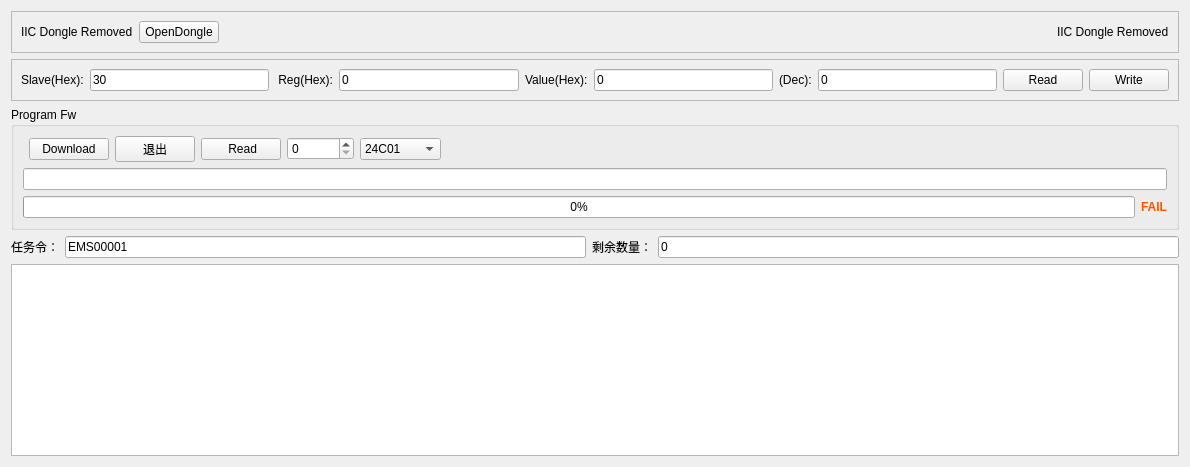
      <widget class="QWidget" name="tab">
       <attribute name="title">
        <string>EEprom</string>
       </attribute>
       <layout class="QGridLayout" name="gridLayout_2">
        <item row="0" column="0" colspan="4">
         <widget class="QFrame" name="frame_2">
          <property name="frameShape">
           <enum>QFrame::StyledPanel</enum>
          </property>
          <property name="frameShadow">
           <enum>QFrame::Raised</enum>
          </property>
          <layout class="QHBoxLayout" name="horizontalLayout_7">
           <item>
            <widget class="QLabel" name="commdongleCheckLable_2">
             <property name="text">
              <string>IIC Dongle Removed</string>
             </property>
            </widget>
           </item>
           <item>
            <widget class="QPushButton" name="btnOpenDongle">
             <property name="text">
              <string>OpenDongle</string>
             </property>
            </widget>
           </item>
           <item>
            <spacer name="horizontalSpacer_2">
             <property name="orientation">
              <enum>Qt::Horizontal</enum>
             </property>
             <property name="sizeHint" stdset="0">
              <size>
               <width>832</width>
               <height>20</height>
              </size>
             </property>
            </spacer>
           </item>
           <item>
            <widget class="QLabel" name="commdongleCheckLable">
             <property name="text">
              <string>IIC Dongle Removed</string>
             </property>
            </widget>
           </item>
          </layout>
         </widget>
        </item>
        <item row="1" column="0" colspan="4">
         <widget class="QFrame" name="frame_20">
          <property name="frameShape">
           <enum>QFrame::StyledPanel</enum>
          </property>
          <property name="frameShadow">
           <enum>QFrame::Raised</enum>
          </property>
          <layout class="QHBoxLayout" name="horizontalLayout_8">
           <item>
            <widget class="QLabel" name="label_56">
             <property name="text">
              <string>Slave(Hex):</string>
             </property>
            </widget>
           </item>
           <item>
            <widget class="QLineEdit" name="commSlavevalueDecInput">
             <property name="text">
              <string>30</string>
             </property>
            </widget>
           </item>
           <item>
            <widget class="QLabel" name="label_60">
             <property name="text">
              <string> Reg(Hex):</string>
             </property>
            </widget>
           </item>
           <item>
            <widget class="QLineEdit" name="commregAddrInput">
             <property name="text">
              <string>0</string>
             </property>
            </widget>
           </item>
           <item>
            <widget class="QLabel" name="label_57">
             <property name="text">
              <string>Value(Hex):</string>
             </property>
            </widget>
           </item>
           <item>
            <widget class="QLineEdit" name="commregvalueHexInput">
             <property name="text">
              <string>0</string>
             </property>
            </widget>
           </item>
           <item>
            <widget class="QLabel" name="label_58">
             <property name="text">
              <string>(Dec):</string>
             </property>
            </widget>
           </item>
           <item>
            <widget class="QLineEdit" name="commregvalueDecInput">
             <property name="text">
              <string>0</string>
             </property>
            </widget>
           </item>
           <item>
            <widget class="QPushButton" name="btnReadCommRegister">
             <property name="text">
              <string>Read</string>
             </property>
            </widget>
           </item>
           <item>
            <widget class="QPushButton" name="btnWriteCommRegister">
             <property name="text">
              <string>Write</string>
             </property>
            </widget>
           </item>
          </layout>
         </widget>
        </item>
        <item row="2" column="0" colspan="4">
         <widget class="QGroupBox" name="groupBox_6">
          <property name="title">
           <string>Program Fw</string>
          </property>
          <layout class="QGridLayout" name="gridLayout_27">
           <item row="0" column="2">
            <widget class="QPushButton" name="btnExit">
             <property name="text">
              <string>退出</string>
             </property>
            </widget>
           </item>
           <item row="2" column="7">
            <widget class="QLabel" name="commDownRet">
             <property name="palette">
              <palette>
               <active>
                <colorrole role="WindowText">
                 <brush brushstyle="SolidPattern">
                  <color alpha="255">
                   <red>255</red>
                   <green>85</green>
                   <blue>0</blue>
                  </color>
                 </brush>
                </colorrole>
                <colorrole role="Button">
                 <brush brushstyle="SolidPattern">
                  <color alpha="255">
                   <red>255</red>
                   <green>85</green>
                   <blue>0</blue>
                  </color>
                 </brush>
                </colorrole>
                <colorrole role="Light">
                 <brush brushstyle="SolidPattern">
                  <color alpha="255">
                   <red>255</red>
                   <green>170</green>
                   <blue>127</blue>
                  </color>
                 </brush>
                </colorrole>
                <colorrole role="Midlight">
                 <brush brushstyle="SolidPattern">
                  <color alpha="255">
                   <red>255</red>
                   <green>127</green>
                   <blue>63</blue>
                  </color>
                 </brush>
                </colorrole>
                <colorrole role="Dark">
                 <brush brushstyle="SolidPattern">
                  <color alpha="255">
                   <red>127</red>
                   <green>42</green>
                   <blue>0</blue>
                  </color>
                 </brush>
                </colorrole>
                <colorrole role="Mid">
                 <brush brushstyle="SolidPattern">
                  <color alpha="255">
                   <red>170</red>
                   <green>56</green>
                   <blue>0</blue>
                  </color>
                 </brush>
                </colorrole>
                <colorrole role="Text">
                 <brush brushstyle="SolidPattern">
                  <color alpha="255">
                   <red>0</red>
                   <green>0</green>
                   <blue>0</blue>
                  </color>
                 </brush>
                </colorrole>
                <colorrole role="BrightText">
                 <brush brushstyle="SolidPattern">
                  <color alpha="255">
                   <red>255</red>
                   <green>255</green>
                   <blue>255</blue>
                  </color>
                 </brush>
                </colorrole>
                <colorrole role="ButtonText">
                 <brush brushstyle="SolidPattern">
                  <color alpha="255">
                   <red>0</red>
                   <green>0</green>
                   <blue>0</blue>
                  </color>
                 </brush>
                </colorrole>
                <colorrole role="Base">
                 <brush brushstyle="SolidPattern">
                  <color alpha="255">
                   <red>255</red>
                   <green>255</green>
                   <blue>255</blue>
                  </color>
                 </brush>
                </colorrole>
                <colorrole role="Window">
                 <brush brushstyle="SolidPattern">
                  <color alpha="255">
                   <red>255</red>
                   <green>85</green>
                   <blue>0</blue>
                  </color>
                 </brush>
                </colorrole>
                <colorrole role="Shadow">
                 <brush brushstyle="SolidPattern">
                  <color alpha="255">
                   <red>0</red>
                   <green>0</green>
                   <blue>0</blue>
                  </color>
                 </brush>
                </colorrole>
                <colorrole role="AlternateBase">
                 <brush brushstyle="SolidPattern">
                  <color alpha="255">
                   <red>255</red>
                   <green>170</green>
                   <blue>127</blue>
                  </color>
                 </brush>
                </colorrole>
                <colorrole role="ToolTipBase">
                 <brush brushstyle="SolidPattern">
                  <color alpha="255">
                   <red>255</red>
                   <green>255</green>
                   <blue>220</blue>
                  </color>
                 </brush>
                </colorrole>
                <colorrole role="ToolTipText">
                 <brush brushstyle="SolidPattern">
                  <color alpha="255">
                   <red>0</red>
                   <green>0</green>
                   <blue>0</blue>
                  </color>
                 </brush>
                </colorrole>
                <colorrole role="PlaceholderText">
                 <brush brushstyle="SolidPattern">
                  <color alpha="128">
                   <red>0</red>
                   <green>0</green>
                   <blue>0</blue>
                  </color>
                 </brush>
                </colorrole>
               </active>
               <inactive>
                <colorrole role="WindowText">
                 <brush brushstyle="SolidPattern">
                  <color alpha="255">
                   <red>255</red>
                   <green>85</green>
                   <blue>0</blue>
                  </color>
                 </brush>
                </colorrole>
                <colorrole role="Button">
                 <brush brushstyle="SolidPattern">
                  <color alpha="255">
                   <red>255</red>
                   <green>85</green>
                   <blue>0</blue>
                  </color>
                 </brush>
                </colorrole>
                <colorrole role="Light">
                 <brush brushstyle="SolidPattern">
                  <color alpha="255">
                   <red>255</red>
                   <green>170</green>
                   <blue>127</blue>
                  </color>
                 </brush>
                </colorrole>
                <colorrole role="Midlight">
                 <brush brushstyle="SolidPattern">
                  <color alpha="255">
                   <red>255</red>
                   <green>127</green>
                   <blue>63</blue>
                  </color>
                 </brush>
                </colorrole>
                <colorrole role="Dark">
                 <brush brushstyle="SolidPattern">
                  <color alpha="255">
                   <red>127</red>
                   <green>42</green>
                   <blue>0</blue>
                  </color>
                 </brush>
                </colorrole>
                <colorrole role="Mid">
                 <brush brushstyle="SolidPattern">
                  <color alpha="255">
                   <red>170</red>
                   <green>56</green>
                   <blue>0</blue>
                  </color>
                 </brush>
                </colorrole>
                <colorrole role="Text">
                 <brush brushstyle="SolidPattern">
                  <color alpha="255">
                   <red>0</red>
                   <green>0</green>
                   <blue>0</blue>
                  </color>
                 </brush>
                </colorrole>
                <colorrole role="BrightText">
                 <brush brushstyle="SolidPattern">
                  <color alpha="255">
                   <red>255</red>
                   <green>255</green>
                   <blue>255</blue>
                  </color>
                 </brush>
                </colorrole>
                <colorrole role="ButtonText">
                 <brush brushstyle="SolidPattern">
                  <color alpha="255">
                   <red>0</red>
                   <green>0</green>
                   <blue>0</blue>
                  </color>
                 </brush>
                </colorrole>
                <colorrole role="Base">
                 <brush brushstyle="SolidPattern">
                  <color alpha="255">
                   <red>255</red>
                   <green>255</green>
                   <blue>255</blue>
                  </color>
                 </brush>
                </colorrole>
                <colorrole role="Window">
                 <brush brushstyle="SolidPattern">
                  <color alpha="255">
                   <red>255</red>
                   <green>85</green>
                   <blue>0</blue>
                  </color>
                 </brush>
                </colorrole>
                <colorrole role="Shadow">
                 <brush brushstyle="SolidPattern">
                  <color alpha="255">
                   <red>0</red>
                   <green>0</green>
                   <blue>0</blue>
                  </color>
                 </brush>
                </colorrole>
                <colorrole role="AlternateBase">
                 <brush brushstyle="SolidPattern">
                  <color alpha="255">
                   <red>255</red>
                   <green>170</green>
                   <blue>127</blue>
                  </color>
                 </brush>
                </colorrole>
                <colorrole role="ToolTipBase">
                 <brush brushstyle="SolidPattern">
                  <color alpha="255">
                   <red>255</red>
                   <green>255</green>
                   <blue>220</blue>
                  </color>
                 </brush>
                </colorrole>
                <colorrole role="ToolTipText">
                 <brush brushstyle="SolidPattern">
                  <color alpha="255">
                   <red>0</red>
                   <green>0</green>
                   <blue>0</blue>
                  </color>
                 </brush>
                </colorrole>
                <colorrole role="PlaceholderText">
                 <brush brushstyle="SolidPattern">
                  <color alpha="128">
                   <red>0</red>
                   <green>0</green>
                   <blue>0</blue>
                  </color>
                 </brush>
                </colorrole>
               </inactive>
               <disabled>
                <colorrole role="WindowText">
                 <brush brushstyle="SolidPattern">
                  <color alpha="255">
                   <red>127</red>
                   <green>42</green>
                   <blue>0</blue>
                  </color>
                 </brush>
                </colorrole>
                <colorrole role="Button">
                 <brush brushstyle="SolidPattern">
                  <color alpha="255">
                   <red>255</red>
                   <green>85</green>
                   <blue>0</blue>
                  </color>
                 </brush>
                </colorrole>
                <colorrole role="Light">
                 <brush brushstyle="SolidPattern">
                  <color alpha="255">
                   <red>255</red>
                   <green>170</green>
                   <blue>127</blue>
                  </color>
                 </brush>
                </colorrole>
                <colorrole role="Midlight">
                 <brush brushstyle="SolidPattern">
                  <color alpha="255">
                   <red>255</red>
                   <green>127</green>
                   <blue>63</blue>
                  </color>
                 </brush>
                </colorrole>
                <colorrole role="Dark">
                 <brush brushstyle="SolidPattern">
                  <color alpha="255">
                   <red>127</red>
                   <green>42</green>
                   <blue>0</blue>
                  </color>
                 </brush>
                </colorrole>
                <colorrole role="Mid">
                 <brush brushstyle="SolidPattern">
                  <color alpha="255">
                   <red>170</red>
                   <green>56</green>
                   <blue>0</blue>
                  </color>
                 </brush>
                </colorrole>
                <colorrole role="Text">
                 <brush brushstyle="SolidPattern">
                  <color alpha="255">
                   <red>127</red>
                   <green>42</green>
                   <blue>0</blue>
                  </color>
                 </brush>
                </colorrole>
                <colorrole role="BrightText">
                 <brush brushstyle="SolidPattern">
                  <color alpha="255">
                   <red>255</red>
                   <green>255</green>
                   <blue>255</blue>
                  </color>
                 </brush>
                </colorrole>
                <colorrole role="ButtonText">
                 <brush brushstyle="SolidPattern">
                  <color alpha="255">
                   <red>127</red>
                   <green>42</green>
                   <blue>0</blue>
                  </color>
                 </brush>
                </colorrole>
                <colorrole role="Base">
                 <brush brushstyle="SolidPattern">
                  <color alpha="255">
                   <red>255</red>
                   <green>85</green>
                   <blue>0</blue>
                  </color>
                 </brush>
                </colorrole>
                <colorrole role="Window">
                 <brush brushstyle="SolidPattern">
                  <color alpha="255">
                   <red>255</red>
                   <green>85</green>
                   <blue>0</blue>
                  </color>
                 </brush>
                </colorrole>
                <colorrole role="Shadow">
                 <brush brushstyle="SolidPattern">
                  <color alpha="255">
                   <red>0</red>
                   <green>0</green>
                   <blue>0</blue>
                  </color>
                 </brush>
                </colorrole>
                <colorrole role="AlternateBase">
                 <brush brushstyle="SolidPattern">
                  <color alpha="255">
                   <red>255</red>
                   <green>85</green>
                   <blue>0</blue>
                  </color>
                 </brush>
                </colorrole>
                <colorrole role="ToolTipBase">
                 <brush brushstyle="SolidPattern">
                  <color alpha="255">
                   <red>255</red>
                   <green>255</green>
                   <blue>220</blue>
                  </color>
                 </brush>
                </colorrole>
                <colorrole role="ToolTipText">
                 <brush brushstyle="SolidPattern">
                  <color alpha="255">
                   <red>0</red>
                   <green>0</green>
                   <blue>0</blue>
                  </color>
                 </brush>
                </colorrole>
                <colorrole role="PlaceholderText">
                 <brush brushstyle="SolidPattern">
                  <color alpha="128">
                   <red>0</red>
                   <green>0</green>
                   <blue>0</blue>
                  </color>
                 </brush>
                </colorrole>
               </disabled>
              </palette>
             </property>
             <property name="font">
              <font>
               <weight>75</weight>
               <bold>true</bold>
              </font>
             </property>
             <property name="text">
              <string>FAIL</string>
             </property>
            </widget>
           </item>
           <item row="0" column="3">
            <widget class="QPushButton" name="ReadFw">
             <property name="text">
              <string> Read</string>
             </property>
            </widget>
           </item>
           <item row="0" column="1">
            <widget class="QPushButton" name="btnDownloadHex">
             <property name="text">
              <string>Download</string>
             </property>
            </widget>
           </item>
           <item row="1" column="0" colspan="8">
            <widget class="QLineEdit" name="RxHexFwPath">
             <property name="text">
              <string/>
             </property>
             <property name="readOnly">
              <bool>true</bool>
             </property>
            </widget>
           </item>
           <item row="0" column="4">
            <widget class="QSpinBox" name="commreadLen">
             <property name="maximum">
              <number>429496729</number>
             </property>
            </widget>
           </item>
           <item row="0" column="5">
            <widget class="QComboBox" name="eepSelect">
             <property name="currentText">
              <string>24C01</string>
             </property>
             <item>
              <property name="text">
               <string>24C01</string>
              </property>
             </item>
             <item>
              <property name="text">
               <string>24C02</string>
              </property>
             </item>
             <item>
              <property name="text">
               <string>24C04</string>
              </property>
             </item>
             <item>
              <property name="text">
               <string>24C08</string>
              </property>
             </item>
             <item>
              <property name="text">
               <string>24C16</string>
              </property>
             </item>
             <item>
              <property name="text">
               <string>24C32</string>
              </property>
             </item>
             <item>
              <property name="text">
               <string>24C64</string>
              </property>
             </item>
             <item>
              <property name="text">
               <string>24C128</string>
              </property>
             </item>
             <item>
              <property name="text">
               <string>24C256</string>
              </property>
             </item>
             <item>
              <property name="text">
               <string>24C512</string>
              </property>
             </item>
             <item>
              <property name="text">
               <string>24C1024</string>
              </property>
             </item>
             <item>
              <property name="text">
               <string>24C2048</string>
              </property>
             </item>
             <item>
              <property name="text">
               <string>24C4096</string>
              </property>
             </item>
            </widget>
           </item>
           <item row="2" column="0" colspan="7">
            <widget class="QProgressBar" name="commdownprogressBar">
             <property name="value">
              <number>0</number>
             </property>
            </widget>
           </item>
           <item row="0" column="6">
            <spacer name="horizontalSpacer_4">
             <property name="orientation">
              <enum>Qt::Horizontal</enum>
             </property>
             <property name="sizeHint" stdset="0">
              <size>
               <width>606</width>
               <height>20</height>
              </size>
             </property>
            </spacer>
           </item>
          </layout>
         </widget>
        </item>
        <item row="3" column="0">
         <widget class="QLabel" name="label_2">
          <property name="text">
           <string>任务令：</string>
          </property>
         </widget>
        </item>
        <item row="3" column="1">
         <widget class="QLineEdit" name="taskOrderInput">
          <property name="text">
           <string>EMS00001</string>
          </property>
         </widget>
        </item>
        <item row="3" column="2">
         <widget class="QLabel" name="label_3">
          <property name="text">
           <string>剩余数量：</string>
          </property>
         </widget>
        </item>
        <item row="3" column="3">
         <widget class="QLineEdit" name="cntInput">
          <property name="text">
           <string>0</string>
          </property>
          <property name="readOnly">
           <bool>true</bool>
          </property>
         </widget>
        </item>
        <item row="4" column="0" colspan="4">
         <widget class="QTextEdit" name="commtextEdit">
          <property name="html">
           <string>&lt;!DOCTYPE HTML PUBLIC &quot;-//W3C//DTD HTML 4.0//EN&quot; &quot;http://www.w3.org/TR/REC-html40/strict.dtd&quot;&gt;
&lt;html&gt;&lt;head&gt;&lt;meta name=&quot;qrichtext&quot; content=&quot;1&quot; /&gt;&lt;style type=&quot;text/css&quot;&gt;
p, li { white-space: pre-wrap; }
&lt;/style&gt;&lt;/head&gt;&lt;body style=&quot; font-family:'SimSun'; font-size:9pt; font-weight:400; font-style:normal;&quot;&gt;
&lt;p style=&quot;-qt-paragraph-type:empty; margin-top:0px; margin-bottom:0px; margin-left:0px; margin-right:0px; -qt-block-indent:0; text-indent:0px;&quot;&gt;&lt;br /&gt;&lt;/p&gt;&lt;/body&gt;&lt;/html&gt;</string>
          </property>
         </widget>
        </item>
       </layout>
      </widget>
